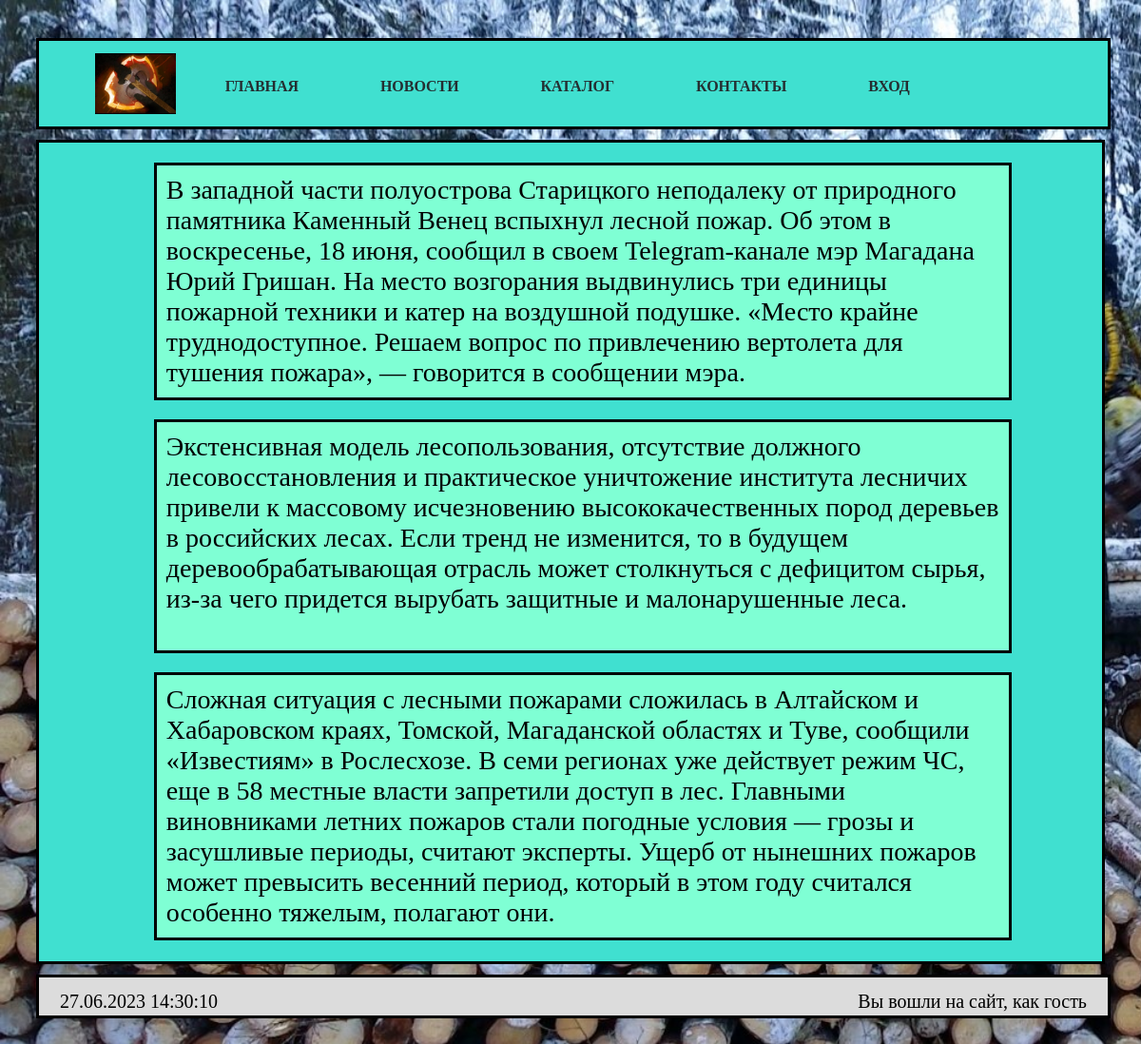
Page /новости.php on the committed database.
### tables this page shows
CREATE TABLE `news` (
  `id` int NOT NULL,
  `novosti` varchar(500) NOT NULL
);

### новости.php (the view, shortened to what this page needs)
<!DOCTYPE html>
<html lang="ru">
<head>
<link rel="stylesheet" href="index.css">
<link rel="stylesheet" href="style.css">
</head>
<body>
<div id="container">
	<div id="header">
		<div id="header">
		<?php include('header.php')?>
	</div>
	</div>
	<div id="content">
		<?php
			include ("bd.php");
			$query = 'select * from news order by id desc';
			$result = mysqli_query($link, $query);
			while ($data = mysqli_fetch_assoc($result)) {
		?>
		<div id="item"><?php echo $data['novosti'] ?></div>
		<?php
			}
		?>
	</div>
	<div id="footer">
	<?php include('footer.php') ?>
	</div>
</div>
</body>
</html>

### index.css (style rules this page uses)
body { background-image:url(лесник.jpg); background-size: cover; height: auto; width: auto; }
#container { max-width:1400px; min-height:800px; margin:10px auto; padding:30px; font-size: 28px; display: flex; flex-direction: column; }
#content { background: #40E0D0; width:100%; min-height:500px; border: solid; display: flex; flex-direction: column; margin:1% auto; padding:1% 1% 1% 1%; box-sizing: border-box; justify-content: center; }
#item { background: #7FFFD4; width:80%; min-height:220px; border: solid; margin: 10px 10%; padding: 10px 10px; }
#footer { background: #DCDCDC; width: 100%; height: 40px; border: solid; }

### rows in the picture
news: novosti "В западной части полуострова Старицкого неподалеку от природного памятника Каменный Венец вспыхнул лесной пожар. Об этом в воскресенье, 18 июня, сообщил в своем Telegram-канале мэр Магадана Юрий Гришан. На место возгорания выдвинулись три единицы пожарной техники и катер на воздушной подушке. «Место крайне труднодоступное. Решаем вопрос по привлечению вертолета для тушения пожара», — говорится в сообщении мэра."
news: novosti "Экстенсивная модель лесопользования, отсутствие должного лесовосстановления и практическое уничтожение института лесничих привели к массовому исчезновению высококачественных пород деревьев в российских лесах. Если тренд не изменится, то в будущем деревообрабатывающая отрасль может столкнуться с дефицитом сырья, из-за чего придется вырубать защитные и малонарушенные леса."
news: novosti "Сложная ситуация с лесными пожарами сложилась в Алтайском и Хабаровском краях, Томской, Магаданской областях и Туве, сообщили «Известиям» в Рослесхозе. В семи регионах уже действует режим ЧС, еще в 58 местные власти запретили доступ в лес. Главными виновниками летних пожаров стали погодные условия — грозы и засушливые периоды, считают эксперты. Ущерб от нынешних пожаров может превысить весенний период, который в этом году считался особенно тяжелым, полагают они."
